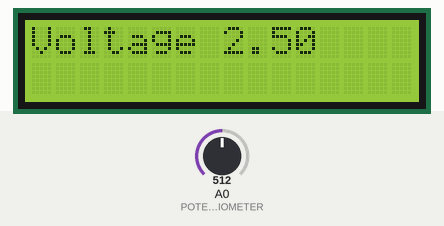
This sketch was run on a simulated Arduino Uno, built with avr-gcc and run on an emulated ATmega328P. On the bench: 16×2 character LCD. The test bench sets the inputs (shaded band); at power-on: A0 (POTENTIOMETER) = 512.

Above: at 1.2 s.
1.3 s: A0 (POTENTIOMETER) set to 716
At 2.3 s:
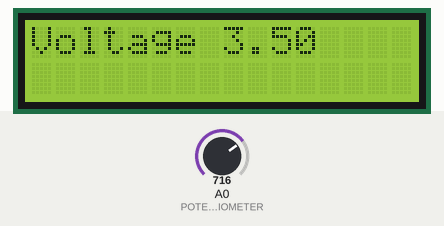
3.0 s: A0 (POTENTIOMETER) set to 900
At 3.7 s:
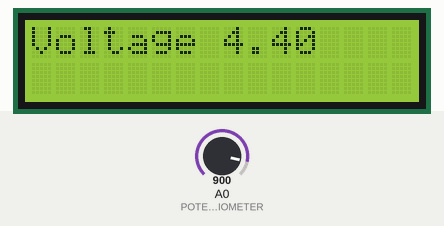
4.5 s: A0 (POTENTIOMETER) set to 1023
At 5.1 s:
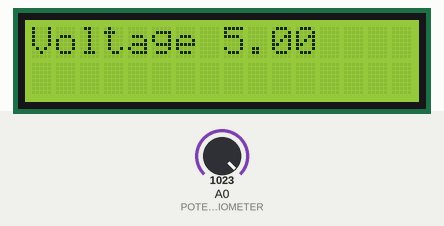
Timing chart, 0 to 7.5 s (numbered marks = the images above; inputs shaded):
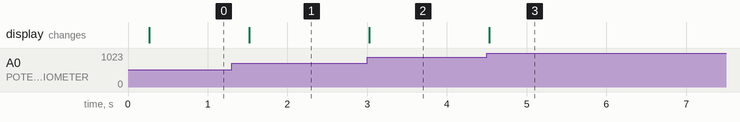

The sketch:

lab_4_3.ino
```cpp
#include "LiquidCrystal_I2C.h"

#define LED_RED 6
#define LED_GREEN 5
#define LED_BLUE 3

#define RED_BUTTON 2
#define GREEN_BUTTON 4

#define ENCODER1 A2
#define ENCODER2 A3

#define POTENTIOMETER A0

LiquidCrystal_I2C lcd(0x27, 16, 2);
volatile bool redPressed = false;

void initRGB()
{
  pinMode(LED_RED, OUTPUT);
  pinMode(LED_GREEN, OUTPUT);
  pinMode(LED_BLUE, OUTPUT);
}

void initSensor(){
  pinMode(POTENTIOMETER, INPUT);
}

void initButtons()
{
  pinMode(RED_BUTTON, INPUT_PULLUP);
  pinMode(GREEN_BUTTON, INPUT_PULLUP);
}

void initEncoder()
{
  pinMode(ENCODER1, INPUT_PULLUP);
  pinMode(ENCODER2, INPUT_PULLUP);
}

void initLcd() {
  lcd.init();
  lcd.backlight();
  lcd.setCursor(0,0);
  lcd.print("Voltage");
}

String readVoltage() {
  float read = 5.0 * analogRead(POTENTIOMETER)/1023.0;
  read = round(100.0*read)/100.0;
  return String(read);
}

void updateScreen() {
  const unsigned long perioid = 250;
  static unsigned long lastRun = 0;
  static String previousVoltage = "";
  if (millis() - lastRun > perioid) {
    lastRun = millis();
    String currentVoltage = readVoltage();
    if (previousVoltage != currentVoltage) {
      lcd.setCursor(8, 0);
      lcd.print("        ");
      lcd.setCursor(8, 0);
      lcd.print(currentVoltage);
      previousVoltage = currentVoltage;
    }
  }
}

void setup()
{
  initLcd();
  initSensor();
}

void loop() {
  updateScreen();
}
```

Measured:
- after the input at 1.3 s, the display: changes after 0.22 s (image 1)
- after the input at 3.0 s, the display: changes at once (image 2)
- after the input at 4.5 s, the display: changes at once (image 3)
